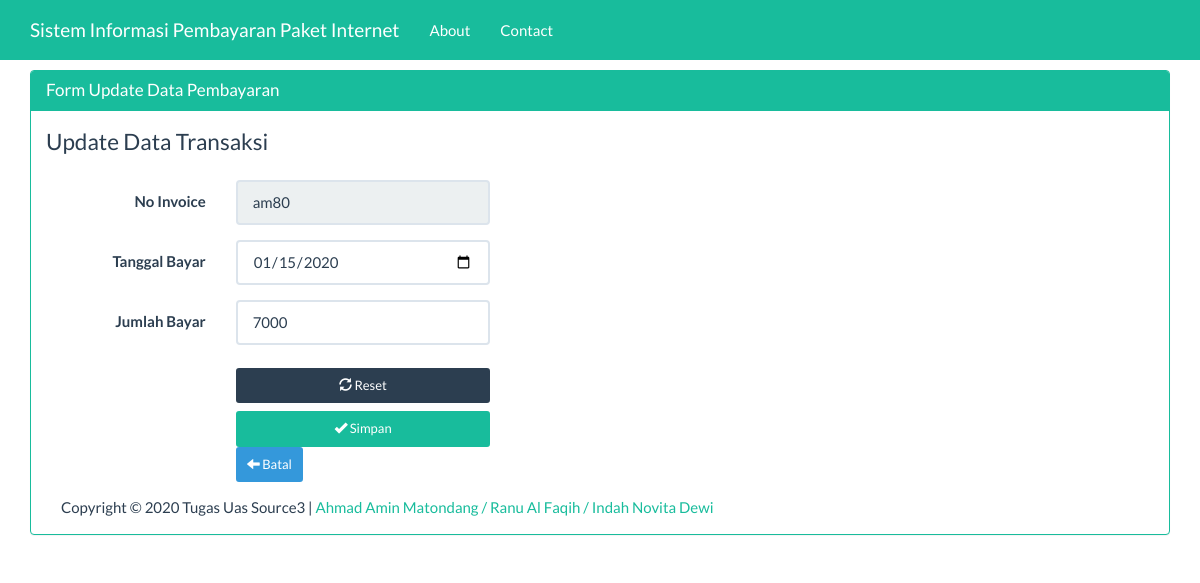
Screenshot of /index_admin.php?page=u&actions=pembayaran&id=am80 with the database file from the repository.
### tables this page shows
CREATE TABLE IF NOT EXISTS `t_transaksi` (
  `id_transaksi` varchar(30) NOT NULL,
  `id_pelanggan` varchar(50) NOT NULL,
  `nominal` int(7) NOT NULL,
  `bukti` varchar(50) NOT NULL,
  `tgl_bayar` date NOT NULL,
  `tgl_validasi` date NOT NULL,
  `status` enum('pending','lunas') NOT NULL
);

### views/u_pembayaran.php (the view, shortened to what this page needs)
<?php
$ambil=  mysqli_query($koneksi, "SELECT * FROM t_transaksi WHERE id_transaksi='$_GET[id]'") or die ("SQL Edit error");
$data= mysqli_fetch_array($ambil);
?>
<div class="container">
    <div class="row">
        <div class="col-xs-12">
            <div class="panel panel-success">
                <div class="panel-heading">
                    <h3 class="panel-title">Form Update Data Pembayaran</h3>
                </div>
                <div class="panel-body">
                    <form class="form-horizontal" method="POST">
                      <fieldset>
                        <legend>Update Data Transaksi</legend>
                        <div class="form-group">
                          <label class="col-sm-2 control-label">No Invoice</label>
                          <div class="col-sm-3">
                            <input type="text" class="form-control" readonly name="id" required value="<?php echo $data['id_transaksi'] ;?>">
                          </div>
                        </div>
                        <div class="form-group">
                          <label class="col-sm-2 control-label">Tanggal Bayar</label>
                          <div class="col-sm-3">
                            <input type="date" id="datepicker" class="form-control" name="tgl_bayar" value="<?php echo $data['tgl_bayar'] ;?>">
                          </div>
                        </div>
                        <div class="form-group">
                          <label class="col-sm-2 control-label">Jumlah Bayar</label>
                          <div class="col-sm-3">
                            <input type="text" class="form-control" name="nominal" value="<?php echo $data['nominal'] ;?>">
                          </div>
                        </div>
                        <div class="form-group">
                          <div class="col-sm-3 col-sm-offset-2">
                            <button type="reset" class="btn btn-primary btn-sm"><span class="glyphicon glyphicon-refresh" aria-hidden="true"></span> Reset</button>
                            <button type="submit" name="simpan" class="btn btn-success btn-sm"><span class="glyphicon glyphicon-ok" aria-hidden="true"></span> Simpan</button>
                            <a href="?page=transaksi" class="btn btn-info btn-sm"><span class="glyphicon glyphicon-arrow-left" aria-hidden="true"></span> Batal </a>
                          </div>
                        </div>
                      </fieldset>
                    </form>

### index_admin.php (style rules this page uses)
body { margin-top:70px; }
button { background-color: #4CAF50; color: white; padding: 14px 20px; margin: 8px 0; border: none; cursor: pointer; width: 100%; }

### rows the page displays
t_transaksi: id "am80", tgl_bayar "01/15/2020", nominal "7000"
